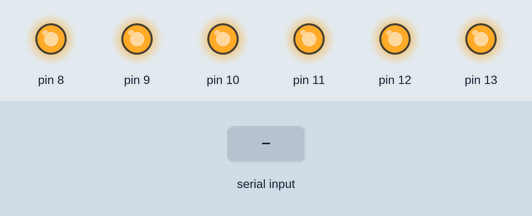
A sketch run on a simulated Arduino Uno, built with avr-gcc and run on an emulated ATmega328P. Shown: output pins drawn as LEDs (lit = HIGH). The inputs (shaded band) are chosen by the test bench.

Above: at 1.2 s.
1.3 s: "f" received over Serial
At 1.8 s:
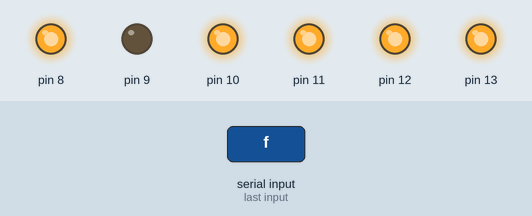
2.8 s: "g" received over Serial
At 4.0 s:
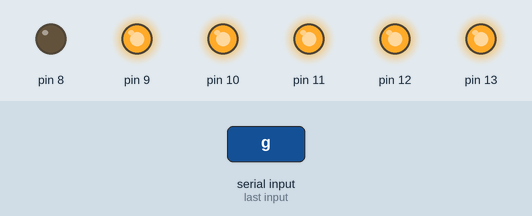
4.3 s: "h" received over Serial
At 5.3 s:
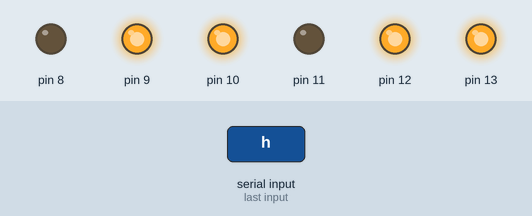
5.8 s: "i" received over Serial
At 6.5 s:
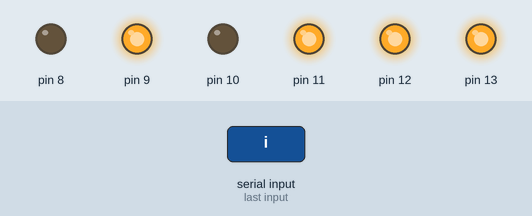
7.3 s: "j" received over Serial
At 7.6 s:
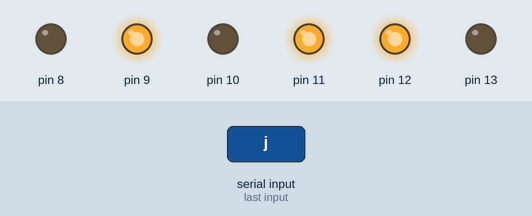
8.8 s: "k" received over Serial
At 9.9 s:
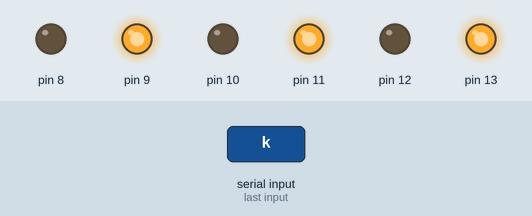
Timing chart, 0 to 11.3 s (numbered marks = the images above; inputs shaded):
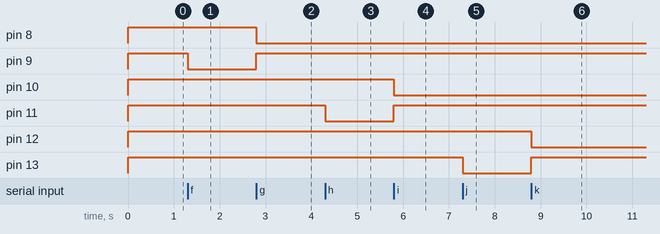

The sketch:

ArduinoRelayController.ino
```cpp
/*
Control Code for Aduino - Determines the on/off of the relays
 */

// the setup routine runs once when you press reset:
void setup()
{
  int i;
  for(i = 8; i < 14; i++){
    pinMode(i, OUTPUT);
  }
  // initialize serial communication at 9600 bits per second:
  Serial.begin(9600);
  digitalWrite(9, HIGH);
  digitalWrite(8, HIGH);
  digitalWrite(11, HIGH);
  digitalWrite(10, HIGH);
  digitalWrite(13, HIGH);
  digitalWrite(12, HIGH);
 }

 void loop(){
  char command = Serial.read();
  if(command == 'f'){
    digitalWrite(9, LOW);
    digitalWrite(8, HIGH);}
  else if(command == 'g'){
    digitalWrite(8, LOW);
    digitalWrite(9, HIGH);}
  else if(command == 'h'){
    digitalWrite(11, LOW);
    digitalWrite(10, HIGH);}
  else if(command == 'i'){
    digitalWrite(10, LOW);
    digitalWrite(11, HIGH);}
  else if(command == 'j'){
    digitalWrite(13, LOW);
    digitalWrite(12, HIGH);}
  else if(command == 'k'){
    digitalWrite(12, LOW);
    digitalWrite(13, HIGH);}
  else if(command == 'l'){
    digitalWrite(13, HIGH);
    digitalWrite(12, HIGH);
    digitalWrite(11, HIGH);
    digitalWrite(10, HIGH);
    digitalWrite(9, HIGH);
    digitalWrite(8, HIGH);}
  }
```

Measured:
- after the input at 1.3 s, pin 9: HIGH → LOW at once
- after the input at 2.8 s, pin 8: HIGH → LOW at once; pin 9: LOW → HIGH at once
- after the input at 4.3 s, pin 11: HIGH → LOW at once
- after the input at 5.8 s, pin 10: HIGH → LOW at once; pin 11: LOW → HIGH at once
- after the input at 7.3 s, pin 13: HIGH → LOW at once
- after the input at 8.8 s, pin 12: HIGH → LOW at once; pin 13: LOW → HIGH at once
